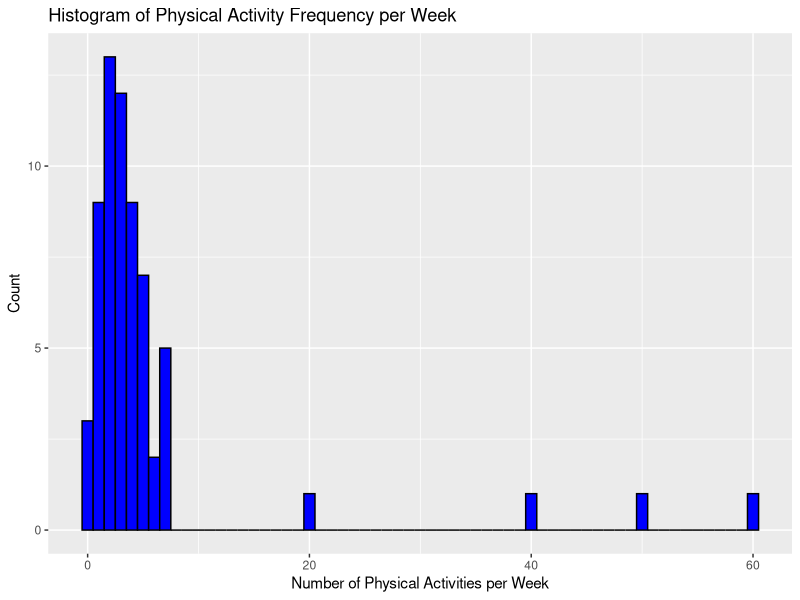
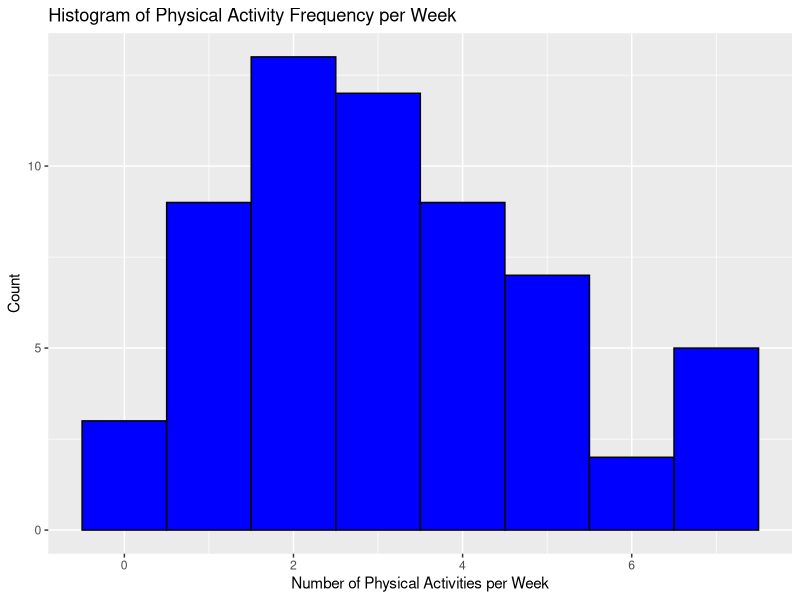
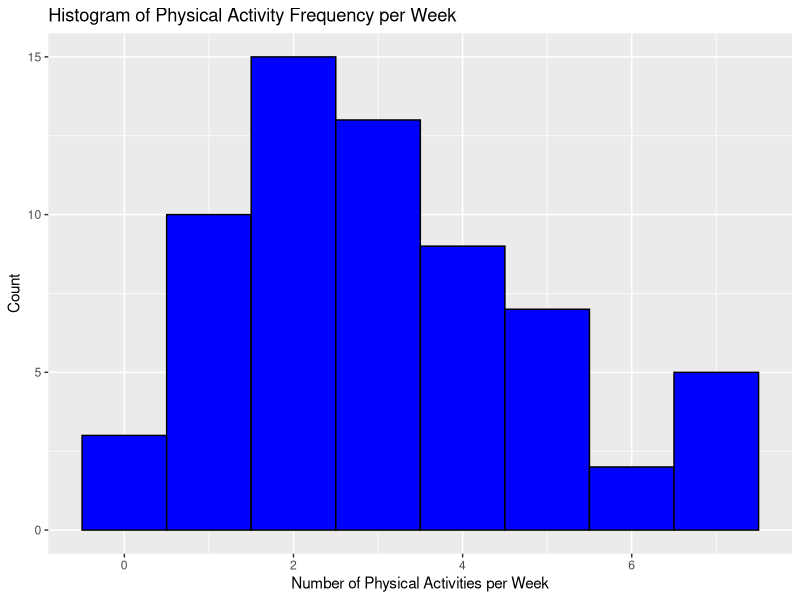
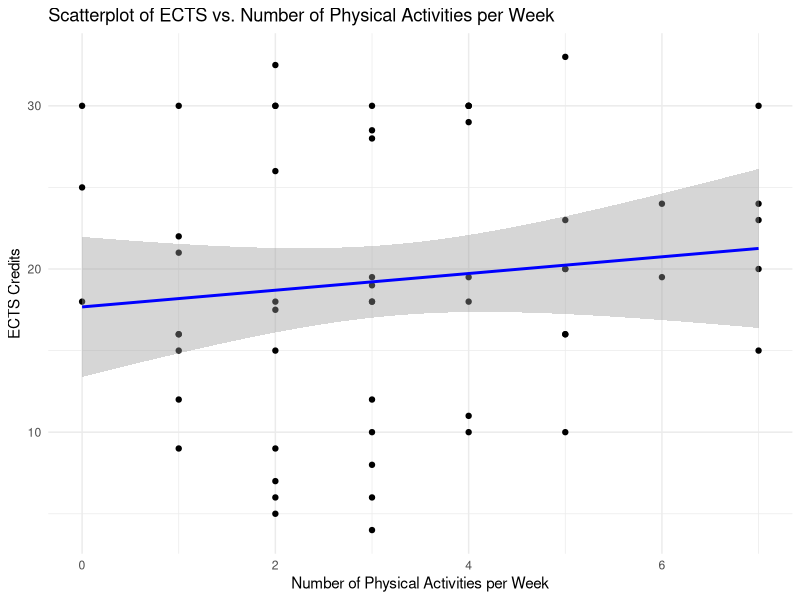
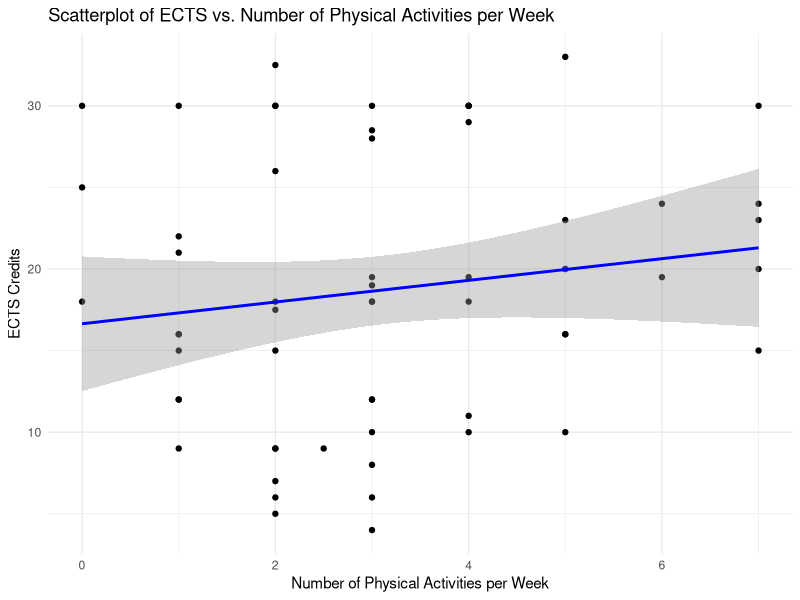

These figures' R source, in order:
## ---- chunk 1
knitr::opts_chunk$set(echo = TRUE)
library(tidyverse)
library(ggplot2)
library(dplyr)
library(tidyr)
library(survey)
## ---- chunk 2
# Load the survey data
survey_data <- read.csv("group14.csv", header=TRUE)
names(survey_data) <- c("Gender", "Age", "Studies", "NumberOfPhysicalActivityPerWeek", "TypeOfPhysicalActivity", "WorkStudy")

# Split WorkStudy into ECTS and HoursOfWork
survey_data <- separate(survey_data, "WorkStudy", c("ECTS", "HoursOfWork"), sep=";")
survey_data$ECTS <- as.numeric(survey_data$ECTS)
survey_data$HoursOfWork <- as.numeric(survey_data$HoursOfWork)
survey_data$NumberOfPhysicalActivityPerWeek <- as.numeric(survey_data$NumberOfPhysicalActivityPerWeek)

# Display the data
survey_data
## ---- chunk 3
# Histogram of Physical Activity Frequency
ggplot(survey_data, aes(x = NumberOfPhysicalActivityPerWeek)) +
  geom_histogram(binwidth = 1, fill = "blue", color = "black") +
  labs(title = "Histogram of Physical Activity Frequency per Week",
       x = "Number of Physical Activities per Week",
       y = "Count")
## ---- chunk 4
Q1 <- quantile(survey_data$NumberOfPhysicalActivityPerWeek, 0.25, na.rm = TRUE)
Q3 <- quantile(survey_data$NumberOfPhysicalActivityPerWeek, 0.75, na.rm = TRUE)
IQR <- Q3 - Q1

lower_bound <- Q1 - 1.5 * IQR
upper_bound <- Q3 + 1.5 * IQR

survey_data_no_outliers <- survey_data %>%
  filter(NumberOfPhysicalActivityPerWeek >= lower_bound & NumberOfPhysicalActivityPerWeek <= upper_bound)

survey_data_no_outliers

ggplot(survey_data_no_outliers, aes(x = NumberOfPhysicalActivityPerWeek)) +
  geom_histogram(binwidth = 1, fill = "blue", color = "black") +
  labs(title = "Histogram of Physical Activity Frequency per Week",
       x = "Number of Physical Activities per Week",
       y = "Count")
## ---- chunk 5
Q1 <- quantile(survey_data$NumberOfPhysicalActivityPerWeek, 0.25, na.rm = TRUE)
Q3 <- quantile(survey_data$NumberOfPhysicalActivityPerWeek, 0.75, na.rm = TRUE)
IQR <- Q3 - Q1

lower_bound <- Q1 - 1.5 * IQR
upper_bound <- Q3 + 1.5 * IQR

survey_data_transformed <- survey_data %>%
  mutate(NumberOfPhysicalActivityPerWeek = ifelse(
    NumberOfPhysicalActivityPerWeek < lower_bound | NumberOfPhysicalActivityPerWeek > upper_bound,
    NumberOfPhysicalActivityPerWeek / 20,
    NumberOfPhysicalActivityPerWeek
  ))

survey_data_transformed
ggplot(survey_data_transformed, aes(x = NumberOfPhysicalActivityPerWeek)) +
  geom_histogram(binwidth = 1, fill = "blue", color = "black") +
  labs(title = "Histogram of Physical Activity Frequency per Week",
       x = "Number of Physical Activities per Week",
       y = "Count")

## ---- chunk 6
summary_stats_transformed <- survey_data_transformed %>%
  group_by(NumberOfPhysicalActivityPerWeek) %>%
  summarise(
    Mean_ECTS = mean(ECTS, na.rm = TRUE),
    Mean_HoursOfWork = mean(HoursOfWork, na.rm = TRUE),
    SD_ECTS = sd(ECTS, na.rm = TRUE),
    SD_HoursOfWork = sd(HoursOfWork, na.rm = TRUE)
  )
summary_stats_no_outliers <- survey_data_no_outliers %>%
  group_by(NumberOfPhysicalActivityPerWeek) %>%
  summarise(
    Mean_ECTS = mean(ECTS, na.rm = TRUE),
    Mean_HoursOfWork = mean(HoursOfWork, na.rm = TRUE),
    SD_ECTS = sd(ECTS, na.rm = TRUE),
    SD_HoursOfWork = sd(HoursOfWork, na.rm = TRUE)
  )
summary_stats_transformed
summary_stats_no_outliers

## ---- chunk 7

model_original <- lm(ECTS ~ NumberOfPhysicalActivityPerWeek + HoursOfWork, data = survey_data)
summary(model_original)

model_transformed <- lm(ECTS ~ NumberOfPhysicalActivityPerWeek + HoursOfWork, data = survey_data_transformed)
summary(model_transformed)

model_no_outliers <- lm(ECTS ~ NumberOfPhysicalActivityPerWeek + HoursOfWork, data = survey_data_no_outliers)
summary(model_no_outliers)
## ---- chunk 8

survey_design_no_outliers <- svydesign(id = ~1, data = survey_data_no_outliers, weights = ~1)
model_original <- svyglm(ECTS ~ NumberOfPhysicalActivityPerWeek + HoursOfWork, design = survey_design_no_outliers)
summary(model_original)

survey_design_transformed <- svydesign(id = ~1, data = survey_data_transformed, weights = ~1)
model_transformed <- svyglm(ECTS ~ NumberOfPhysicalActivityPerWeek + HoursOfWork, design = survey_design_transformed)
summary(model_transformed)
## ---- chunk 9
# Create a scatterplot of ECTS vs. NumberOfPhysicalActivityPerWeek with regression line
ggplot(survey_data_no_outliers, aes(x = NumberOfPhysicalActivityPerWeek, y = ECTS)) +
  geom_point() +
  geom_smooth(method = "lm", formula = y ~ x, se = TRUE, color = "blue") +
  labs(title = "Scatterplot of ECTS vs. Number of Physical Activities per Week",
       x = "Number of Physical Activities per Week",
       y = "ECTS Credits") +
  theme_minimal()

ggplot(survey_data_transformed, aes(x = NumberOfPhysicalActivityPerWeek, y = ECTS)) +
  geom_point() +
  geom_smooth(method = "lm", formula = y ~ x, se = TRUE, color = "blue") +
  labs(title = "Scatterplot of ECTS vs. Number of Physical Activities per Week",
       x = "Number of Physical Activities per Week",
       y = "ECTS Credits") +
  theme_minimal()


# Create a new data frame for predictions
new_data <- survey_data_no_outliers %>%
  mutate(Predicted_ECTS = predict(model_original, newdata = survey_data_no_outliers))
